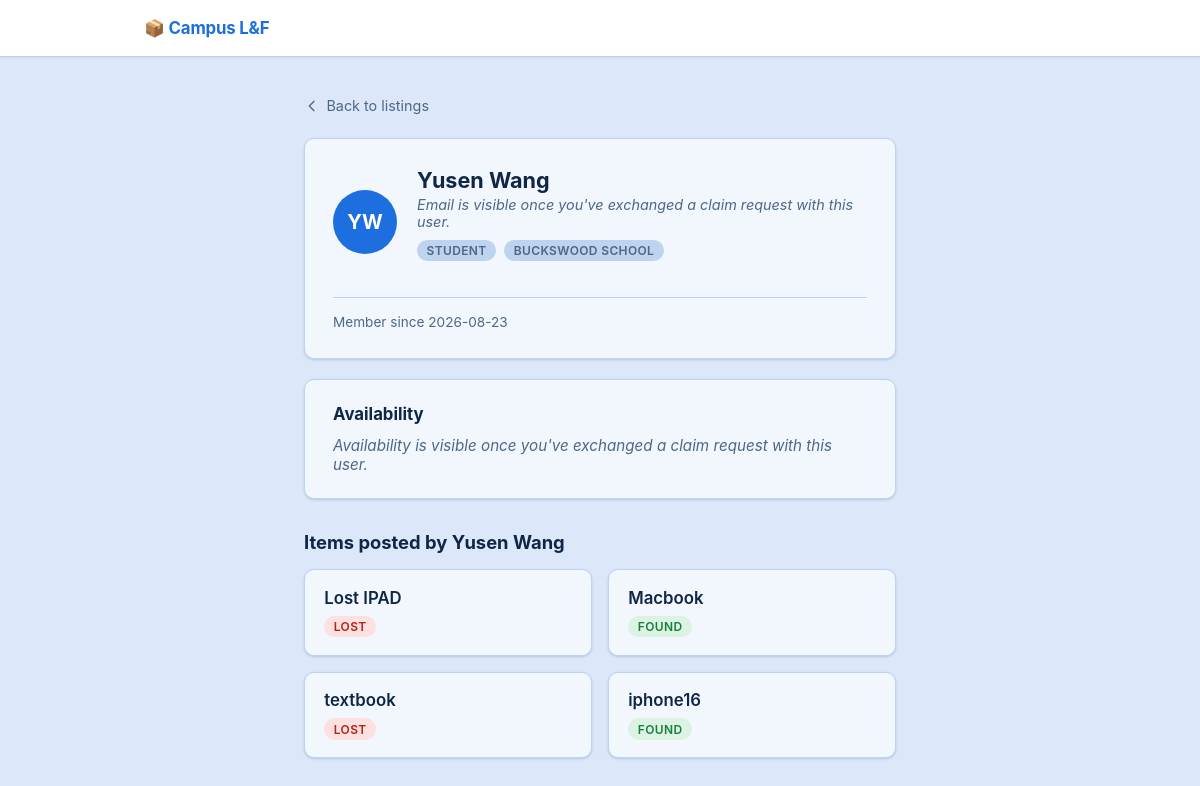
Page /users/1 on the committed database.
### tables this page shows
CREATE TABLE users (
        id INTEGER PRIMARY KEY AUTOINCREMENT,
        full_name TEXT NOT NULL,
        email TEXT NOT NULL UNIQUE,
        password_hash TEXT NOT NULL,
        role TEXT NOT NULL,
        institution TEXT,
        user_id TEXT,
        profile_photo TEXT,
        created_at TIMESTAMP DEFAULT CURRENT_TIMESTAMP
    , availability TEXT);

CREATE TABLE items (
        id INTEGER PRIMARY KEY AUTOINCREMENT,
        title TEXT NOT NULL,
        description TEXT,
        category TEXT NOT NULL,
        image_url TEXT,
        status TEXT NOT NULL DEFAULT 'available',
        posted_by INTEGER REFERENCES users(id)
    );

### app.py (the view, shortened to what this page needs)
@app.route('/users/<int:id>', methods=['GET'])
def get_user_profile(id):
    connection = get_connection()
    cursor = connection.cursor()
    cursor.execute(
        "SELECT id, full_name, email, role, institution, profile_photo, availability, created_at FROM users WHERE id = ?",
        (id,)
    )
    user = cursor.fetchone()
    if user is None:
        connection.close()
        return "User not found", 404
    cursor.execute(
        "SELECT id, title, category, image_url, status FROM items WHERE posted_by = ? ORDER BY id DESC",
        (id,)
    )
    items = cursor.fetchall()
    current_user_id = session.get("user_id")
    is_own_profile = current_user_id == id
    has_contact_access = is_own_profile
    connection.close()
    profile_user = dict(user)
    initials = "".join(part[0] for part in profile_user["full_name"].split() if part).upper()[:2]
    profile_user["initials"] = initials
    return render_template(
        'profile.html',
        profile_user=profile_user,
        items=[dict(row) for row in items],
        is_own_profile=is_own_profile,
        has_contact_access=has_contact_access
    )

### db.py (called while the page is built)
def get_connection():
    connection = sqlite3.connect(DB_NAME)
    connection.row_factory = sqlite3.Row   # rows behave like dicts
    return connection

### templates/profile.html (shortened to what this page needs)
<!DOCTYPE html>
<html lang="en">
<head>
    <link rel="stylesheet" href="{{ url_for('static', filename='style.css') }}">
</head>
<body>
    <nav class="navbar">
        <div class="container navbar-inner">
            <a href="/" class="navbar-brand">📦 Campus L&F</a>
        </div>
    </nav>
    <div class="container detail-container">
        <a href="/" class="back-link">
            <svg fill="none" viewBox="0 0 24 24" stroke="currentColor">
                <path stroke-linecap="round" stroke-linejoin="round" stroke-width="2" d="M15 19l-7-7 7-7"/>
            </svg>
            Back to listings
        </a>
        <div class="detail-card profile-card">
            <div class="profile-header">
                <div class="avatar avatar-large">
                    {{ profile_user.initials }}
                </div>
                <div>
                    <h1 class="profile-name">{{ profile_user.full_name }}</h1>
                    {% if is_own_profile or has_contact_access %}
                    <p class="profile-email">{{ profile_user.email }}</p>
                    {% else %}
                    <p class="profile-email profile-email-locked">Email is visible once you've exchanged a claim request with this user.</p>
                    {% endif %}
                    <div class="badge-row">
                        {% if profile_user.role %}
                        <span class="badge">{{ profile_user.role }}</span>
                        {% endif %}
                        {% if profile_user.institution %}
                        <span class="badge">{{ profile_user.institution }}</span>
                        {% endif %}
                    </div>
                </div>
            </div>
            {% if profile_user.created_at %}
            <p class="profile-joined">Member since {{ profile_user.created_at[:10] }}</p>
            {% endif %}
        </div>
        <div class="detail-card availability-card">
            <div class="availability-header">
                <h2 class="profile-section-heading">Availability</h2>
            </div>
            {% if is_own_profile or has_contact_access %}
            <p id="availability-display" class="availability-text{% if not profile_user.availability %} availability-empty{% endif %}">
                {% if profile_user.availability %}{{ profile_user.availability }}{% else %}{{ "You haven't set your availability yet." if is_own_profile else profile_user.full_name + " hasn't set their availability yet." }}{% endif %}
            </p>
            {% else %}
            <p class="availability-text availability-empty">Availability is visible once you've exchanged a claim request with this user.</p>
            {% endif %}
        </div>
        <h2 class="profile-items-heading">Items posted by {{ profile_user.full_name }}</h2>
        {% if items %}
        <div class="items-grid">
            {% for item in items %}
            <a href="/items/{{ item.id }}" class="item-card" data-category="{{ item.category }}">
                <h3>{{ item.title }}</h3>
                <span class="badge">{{ item.category }}</span>
            </a>
            {% endfor %}
        </div>
        {% else %}
        <p>This user hasn't posted any items yet.</p>
        {% endif %}
    </div>
</body>
</html>

### static/style.css (style rules this page uses)
:root { --color-bg: #dce8f9; --color-surface: #f2f7fd; --color-border: #bdd3ee; --color-text: #0f2647; --color-text-muted: #4c6789; --color-primary: #1d6fe0; --color-primary-dark: #1552ac; --color-lost-bg: #fde0e0; --color-lost-text: #b42318; --color-found-bg: #dcf3e3; --color-found-text: #17803d; --color-trade-bg: #d7e6fc; --color-trade-text: #14449e; --radius: 10px; --shadow: 0 1px 2px rgba(15, 38, 71, 0.08), 0 1px 3px rgba(15, 38, 71, 0.1); }
* { box-sizing: border-box; }
body { font-family: -apple-system, BlinkMacSystemFont, "Segoe UI", Roboto, sans-serif; margin: 0; background: var(--color-bg); color: var(--color-text); }
.container { max-width: 960px; margin: 0 auto; padding: 0 1.5rem; }
.items-grid { display: grid; grid-template-columns: repeat(auto-fill, minmax(240px, 1fr)); gap: 1rem; padding-bottom: 3rem; }
.item-card { display: flex; flex-direction: column; align-items: flex-start; gap: 0.5rem; background: var(--color-surface); border: 1px solid var(--color-border); border-radius: var(--radius); box-shadow: var(--shadow); padding: 1.1rem 1.2rem; text-decoration: none; color: inherit; transition: transform 0.15s ease, box-shadow 0.15s ease, border-color 0.15s ease; }
.item-card h3 { margin: 0; font-size: 1.05rem; font-weight: 600; }
.badge { display: inline-block; font-size: 0.75rem; font-weight: 600; text-transform: uppercase; letter-spacing: 0.03em; padding: 0.2rem 0.6rem; border-radius: 999px; background: var(--color-border); color: var(--color-text-muted); }
.item-card[data-category="lost"] .badge, .badge-lost { background: var(--color-lost-bg); color: var(--color-lost-text); }
.item-card[data-category="found"] .badge, .badge-found { background: var(--color-found-bg); color: var(--color-found-text); }
.detail-container { max-width: 640px; padding-top: 2.5rem; padding-bottom: 3rem; }
.back-link { display: inline-flex; align-items: center; gap: 0.4rem; font-size: 0.9rem; color: var(--color-text-muted); text-decoration: none; margin-bottom: 1.5rem; transition: color 0.15s ease; }
.back-link svg { width: 1rem; height: 1rem; }
.detail-card { background: var(--color-surface); border: 1px solid var(--color-border); border-radius: var(--radius); box-shadow: var(--shadow); overflow: hidden; }
.badge-row { display: flex; align-items: center; gap: 0.5rem; flex-wrap: wrap; margin-bottom: 1rem; }
.navbar { background: #ffffff; border-bottom: 1px solid var(--color-border); position: sticky; top: 0; z-index: 100; box-shadow: 0 1px 3px rgba(15, 38, 71, 0.07); }
.navbar-inner { display: flex; align-items: center; justify-content: space-between; height: 56px; }
.navbar-brand { font-weight: 700; font-size: 1.05rem; color: var(--color-primary); text-decoration: none; letter-spacing: -0.01em; }
.avatar { width: 32px; height: 32px; border-radius: 50%; background: var(--color-primary); color: #ffffff; font-size: 0.75rem; font-weight: 700; display: flex; align-items: center; justify-content: center; flex-shrink: 0; }
.profile-card { padding: 1.75rem; }
.profile-header { display: flex; align-items: center; gap: 1.25rem; }
.avatar-large { width: 64px; height: 64px; font-size: 1.25rem; flex-shrink: 0; }
.profile-name { margin: 0; font-size: 1.35rem; font-weight: 700; }
.profile-email { margin: 0.2rem 0 0.6rem; color: var(--color-text-muted); font-size: 0.9rem; }
.profile-email-locked { font-style: italic; }
.profile-joined { margin: 1.25rem 0 0; padding-top: 1rem; border-top: 1px solid var(--color-border); color: var(--color-text-muted); font-size: 0.85rem; }
.profile-items-heading { margin: 2rem 0 1rem; font-size: 1.15rem; font-weight: 700; }
.availability-card { margin-top: 1.25rem; padding: 1.5rem 1.75rem; }
.availability-header { display: flex; align-items: center; justify-content: space-between; gap: 1rem; }
.profile-section-heading { margin: 0; font-size: 1.05rem; font-weight: 700; }
.availability-text { margin: 0.75rem 0 0; color: var(--color-text); font-size: 0.95rem; white-space: pre-line; }
.availability-text.availability-empty { color: var(--color-text-muted); font-style: italic; }

### rows in the picture
users: full_name "Yusen Wang", role "STUDENT", institution "BUCKSWOOD SCHOOL", created_at "2026-08-23"
items: title "Lost IPAD", category "LOST"
items: title "Macbook", category "FOUND"
items: title "textbook", category "LOST"
items: title "iphone16", category "FOUND"

### other values in the picture
{{ profile_user.initials }} "YW"
